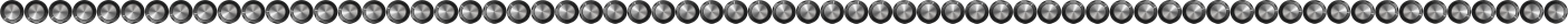
#> input picture lv2_simple_volume.lv2/modgui/knob.png, 7020 x 108 px (shown at 1/5 size)
$ python make_knob_strip.py ../lv2_simple_volume.lv2/modgui/knob.png ../lv2_simple_volume.lv2/modgui/knob.png 100
#> lines starting #> are read from the running program, lines starting #| are printed output that depends on the picture
"""
make_knob_strip.py - turn ONE picture of a knob into a "film strip" for MOD.

WHY A FILM STRIP?
-----------------
MOD doesn't rotate the knob picture itself. Instead it uses a strip of
pictures side by side, each showing the knob turned a little further,
like the frames of a cartoon flip-book:

    [ frame 0 ][ frame 1 ][ frame 2 ] ... [ frame 64 ]
     fully CCW                             fully CW

When you drag the knob, MOD slides the strip along so the right frame
shows through a square "window". Frame 0 = minimum (-40 dB), the last
frame = maximum (+6 dB).

MOD works out how many frames there are from the strip's size:
    number of frames = strip width / strip height
so every frame MUST be square.

HOW TO USE (in an Anaconda Prompt - Pillow comes with Anaconda):
    python make_knob_strip.py my_knob.png knob.png 108

    my_knob.png : your knob, square, pointer facing straight UP (12 o'clock),
                  transparent background
    knob.png    : the strip to put in lv2_simple_volume.lv2/modgui/
    108         : (optional) size of each frame on screen, in pixels.
                  Must match the knob's width and height in the stylesheet.
"""

import sys
from PIL import Image

FRAMES = 65          # number of positions; more = smoother turning
SIZE = 108           # default frame size in pixels (can be given on the command line)
SWEEP = 270          # total travel in degrees, like a real pot (7 to 5 o'clock)


def make_strip(knob_file, out_file, size):
    # Keep the knob at full resolution for now: rotating a big picture and
    # THEN shrinking it looks much sharper than the other way round.
#> called with knob_file = '../lv2_simple_volume.lv2/modgui/knob.png', out_file = '../lv2_simple_volume.lv2/modgui/knob.png', size = 100
    knob = Image.open(knob_file).convert("RGBA")
#> knob is the input picture: PIL image 7020x108 RGBA; mean R, G, B, A 77.1, 76.9, 76.5, 194.6

    # A blank, transparent strip wide enough for every frame
    strip = Image.new("RGBA", (size * FRAMES, size), (0, 0, 0, 0))
#> strip: PIL image 6500x100 RGBA; every value is 0

    for i in range(FRAMES):
        # Angle for this frame: from -135 deg (7 o'clock) to +135 deg (5 o'clock)
        angle = -SWEEP / 2 + SWEEP * i / (FRAMES - 1)
        # Pillow rotates anti-clockwise for positive angles, so flip the sign
        frame = knob.rotate(-angle, resample=Image.BICUBIC)
        frame = frame.resize((size, size), Image.LANCZOS)
        strip.paste(frame, (i * size, 0), frame)
#> this loop made 65 passes
#> pass 1, in make_strip, `frame = knob.rotate(-angle, resample=Image.BICUBIC)`:
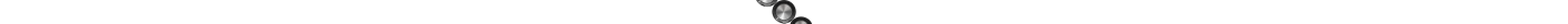
#> frame: PIL image 7020x108 RGBA (shown at 1/5 size); mean R, G, B, A 1.7, 1.7, 1.7, 4.4; transparent parts drawn white
#> pass 1, in make_strip, `frame = frame.resize((size, size), Image.LANCZOS)`:
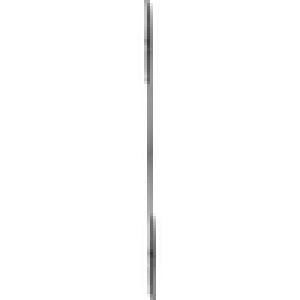
#> frame: PIL image 100x100 RGBA (shown 3 times larger); mean R, G, B, A 5.8, 5.8, 5.8, 4.7; transparent parts drawn white
#> after the loop:
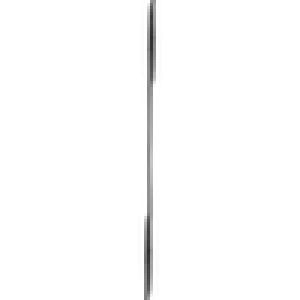
#> frame: PIL image 100x100 RGBA (shown 3 times larger); mean R, G, B, A 5.2, 5.1, 5.1, 4.7; transparent parts drawn white
#> after the loop:
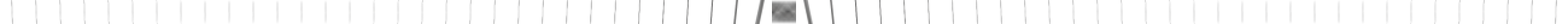
#> strip: PIL image 6500x100 RGBA (shown at 1/5 size); mean R, G, B, A 3.6, 3.6, 3.6, 7.4; transparent parts drawn white

    strip.save(out_file, optimize=True)
    print(f"Saved {out_file}: {FRAMES} frames of {size}x{size} px")


if __name__ == "__main__":
    if len(sys.argv) not in (3, 4):
        print(__doc__)
        sys.exit(1)
    size = int(sys.argv[3]) if len(sys.argv) == 4 else SIZE
    make_strip(sys.argv[1], sys.argv[2], size)

$ run again, with lv2_simple_volume.lv2/modgui/led.png copied over lv2_simple_volume.lv2/modgui/knob.png
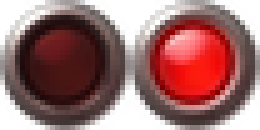
#> input picture lv2_simple_volume.lv2/modgui/led.png, 52 x 26 px (shown 5 times larger)
#> in make_strip, knob is the input picture: PIL image 52x26 RGBA; mean R, G, B, A 105.3, 60.1, 59.7, 190.9
#> after the loop in make_strip, `for i in range(FRAMES):`:
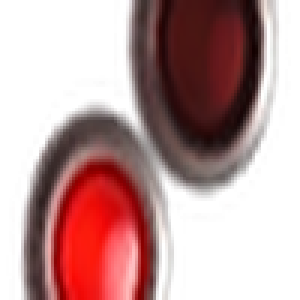
#> frame: PIL image 100x100 RGBA (shown 3 times larger); mean R, G, B, A 79, 44.7, 44.3, 131.2; transparent parts drawn white
#> after the loop in make_strip, `for i in range(FRAMES):`:
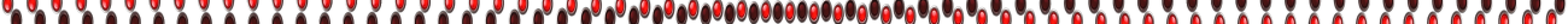
#> strip: PIL image 6500x100 RGBA (shown at 1/5 size); mean R, G, B, A 62, 31.4, 31.1, 121.8; transparent parts drawn white
